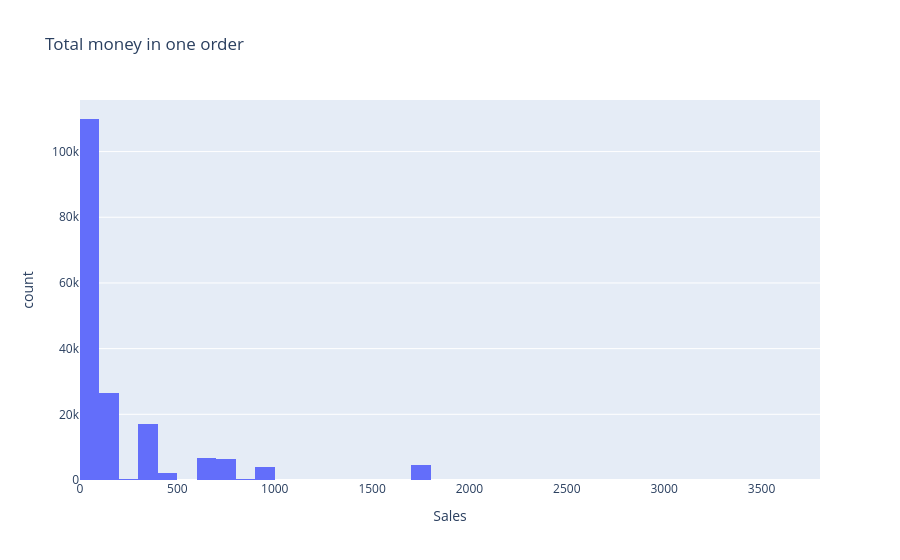

The code cell stored with this chart in its notebook:
### Markdown cell above
The most **sold** products are cheap: charging cables and batteries. The most **profitable** are expensive: laptops and phones. Selling many cheap items and selling a few expensive ones are two different ways to earn money.

### Question 5: How much does a customer usually spend in one order?

One order can have several rows, so we add the rows of each `Order ID` together.

### Code cell
orders = df.groupby("Order ID")["Sales"].sum().reset_index()

px.histogram(orders, x="Sales", nbins=50, title="Total money in one order")

### Figure 1 — Plotly figure (JSON) as saved in the notebook; plotly's stock layout.template omitted (floating-point values rounded to 4 significant figures; data arrays with more than 128 entries replaced by an {"elided": "..."} marker saying what was removed)
{"data": [{"bingroup": "x", "hovertemplate": "Sales=%{x}<br>count=%{y}<extra></extra>", "legendgroup": "", "marker": {"color": "#636efa", "pattern": {"shape": ""}}, "name": "", "nbinsx": 50, "orientation": "v", "showlegend": false, "type": "histogram", "x": {"elided": "178406 float values"}, "xaxis": "x", "yaxis": "y"}], "layout": {"barmode": "relative", "legend": {"tracegroupgap": 0}, "title": {"text": "Total money in one order"}, "xaxis": {"anchor": "y", "domain": [0, 1], "title": {"text": "Sales"}}, "yaxis": {"anchor": "x", "domain": [0, 1], "title": {"text": "count"}}}}
